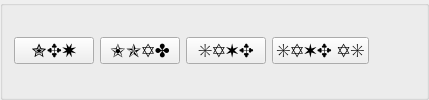
       <widget class="QGroupBox" name="groupBox_3">
        <property name="title">
         <string/>
        </property>
        <layout class="QVBoxLayout" name="verticalLayout_5">
         <item>
          <layout class="QHBoxLayout" name="horizontalLayout_6">
           <item>
            <widget class="QPushButton" name="pushButton">
             <property name="font">
              <font>
               <family>Zapf Dingbats</family>
               <pointsize>14</pointsize>
              </font>
             </property>
             <property name="text">
              <string>NEW</string>
             </property>
            </widget>
           </item>
           <item>
            <widget class="QPushButton" name="pushButton_2">
             <property name="font">
              <font>
               <family>Zapf Dingbats</family>
               <pointsize>14</pointsize>
              </font>
             </property>
             <property name="text">
              <string>LOAD</string>
             </property>
            </widget>
           </item>
           <item>
            <widget class="QPushButton" name="pushButton_3">
             <property name="font">
              <font>
               <family>Zapf Dingbats</family>
               <pointsize>14</pointsize>
              </font>
             </property>
             <property name="text">
              <string>SAVE</string>
             </property>
            </widget>
           </item>
           <item>
            <widget class="QPushButton" name="pushButton_4">
             <property name="font">
              <font>
               <family>Zapf Dingbats</family>
               <pointsize>14</pointsize>
              </font>
             </property>
             <property name="text">
              <string>SAVE AS</string>
             </property>
            </widget>
           </item>
           <item>
            <spacer name="horizontalSpacer_2">
             <property name="orientation">
              <enum>Qt::Horizontal</enum>
             </property>
             <property name="sizeHint" stdset="0">
              <size>
               <width>20</width>
               <height>10</height>
              </size>
             </property>
            </spacer>
           </item>
           <item>
            <widget class="QLabel_alterada" name="play">
             <property name="maximumSize">
              <size>
               <width>40</width>
               <height>40</height>
              </size>
             </property>
             <property name="lineWidth">
              <number>0</number>
             </property>
             <property name="text">
              <string/>
             </property>
             <property name="pixmap">
              <pixmap>img/point_control.png</pixmap>
             </property>
             <property name="scaledContents">
              <bool>true</bool>
             </property>
            </widget>
           </item>
           <item>
            <widget class="QLabel_alterada" name="pause">
             <property name="maximumSize">
              <size>
               <width>40</width>
               <height>40</height>
              </size>
             </property>
             <property name="text">
              <string/>
             </property>
             <property name="pixmap">
              <pixmap>img/pause.png</pixmap>
             </property>
             <property name="scaledContents">
              <bool>true</bool>
             </property>
            </widget>
           </item>
          </layout>
         </item>
        </layout>
       </widget>
